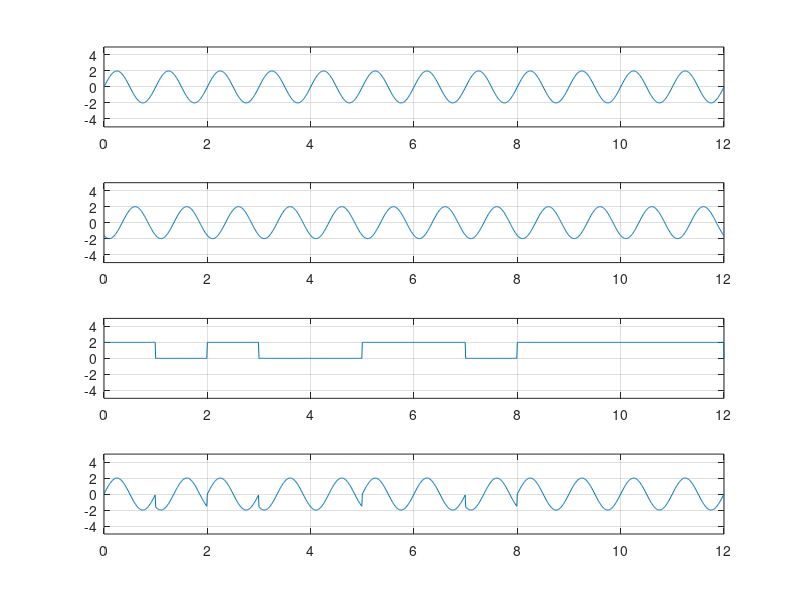

MATLAB code to generate this figure:
%Digital signal....
%PSK 1 = has one phase else another;

clear all;
clc;
bit = [1, 0, 1, 0, 0, 1, 1, 0, 1, 1, 1, 1];

v = 2;

am = 2;
fm = 1;
fs = 100;
bit_duration = 1; % bitrate = 1/bitduration
T = length(bit) * bit_duration; % len/bitrate.
t = 0:1/fs:T;

x_analog = am*sin(2*pi*fm*t);
subplot(4, 1, 1);
plot(t,x_analog);
xlim([0, T]);
ylim([-5, 5]);
grid on;

x_analog_2 = am*sin(2*pi*fm*t+180);
subplot(4, 1, 2);
plot(t,x_analog_2);
xlim([0, T]);
ylim([-5, 5]);
grid on;

x_digital = zeros(1, length(t));

%encoding
for i = 1:length(bit)
    from = (i-1)*fs*bit_duration+1;
    to = i*fs*bit_duration;
    
    if bit(i) == 1
        x_digital(from : to) = v;        
    else
        x_digital(from : to) = 0;
    end
end

subplot(4,1, 3);
plot(t, x_digital);
xlim([0, T]);
ylim([-5, 5]);
grid on;

%PSK
psk = zeros(1, length(t));

for i = 1:length(bit)
    from = (i-1)*fs*bit_duration+1;
    to = i*fs*bit_duration;
    
    if bit(i) == 1
        psk(from:to) = x_analog(from:to);
        p1 = round(trapz(psk(from:to)));
    else
        psk(from:to) = x_analog_2(from:to);
        p2 = round(trapz(psk(from:to)));
    end
end

subplot(4,1, 4);
plot(t, psk);
xlim([0, T]);
ylim([-5, 5]);
grid on;

%Demodulation

data = zeros(1, int8(length(t)/fs*bit_duration));

for i = 1:length(t)/fs*bit_duration
    from = (i-1)*fs*bit_duration+1;
    to = i*fs*bit_duration;
    
    if round(trapz(psk(from:to))) == p1
        data(i) = 1;
    elseif round(trapz(psk(from:to))) == p2
        data(i) = 0;
    end
end

disp(data)